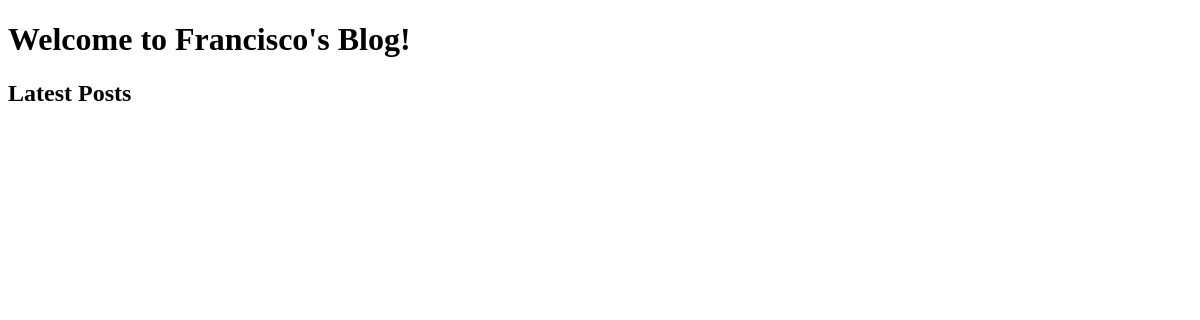
The app's page /, older data.
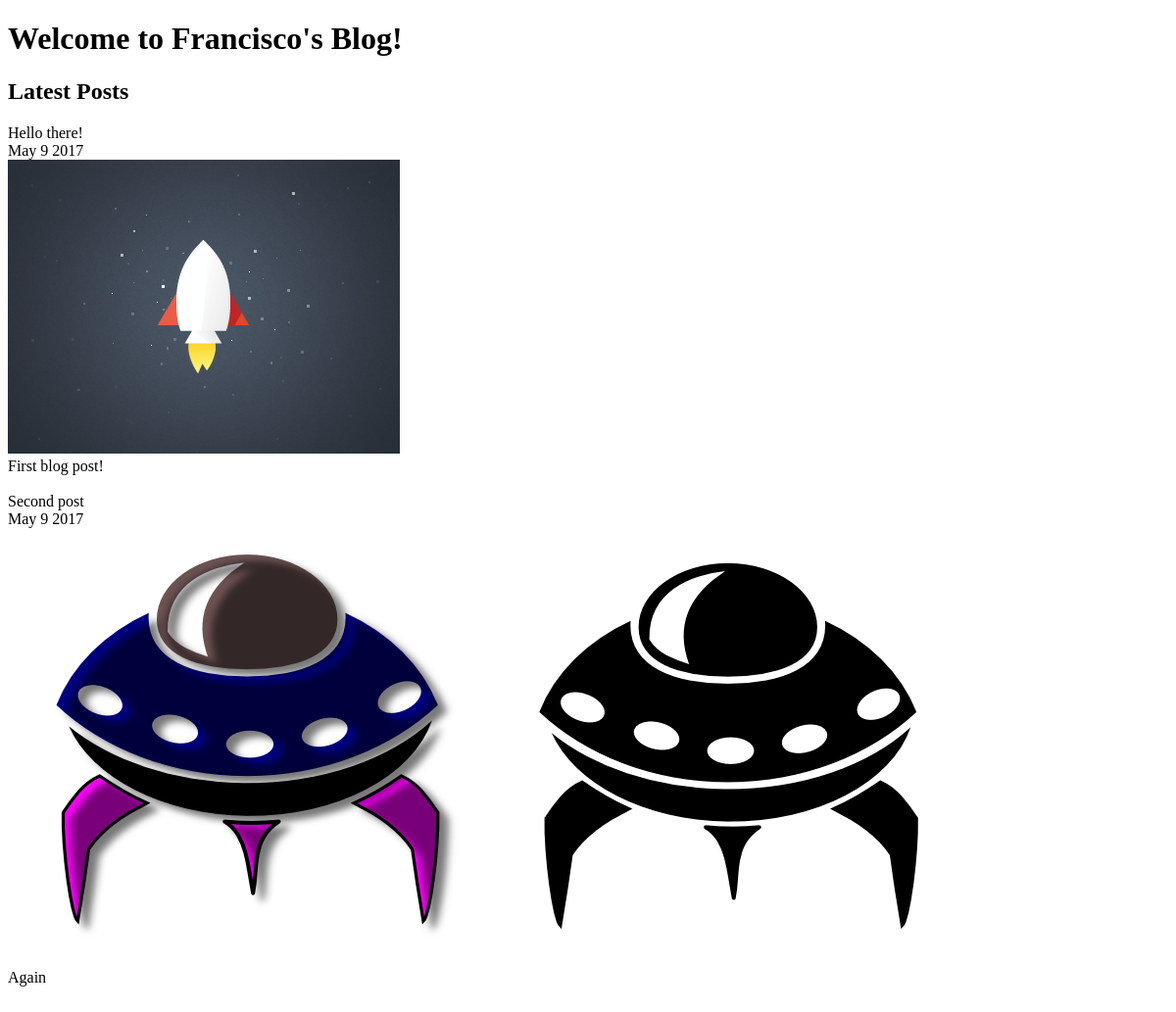
The same page, newer data.
### posts/models.py (models this page shows, shortened)
class Post(models.Model):
    title = models.CharField(max_length=250)
    pub_date = models.DateTimeField()
    image = models.ImageField(upload_to='media/')
    body = models.TextField()
    def pub_date_pretty(self):
        return self.pub_date.strftime('%b %e %Y')
    def summary(self):
        return self.body[:100]

### posts/views.py (the view)
# urls.py: 2. Add a URL to urlpatterns:  url(r'^$', views.home, name='home')
def home(request):
	posts = Post.objects.order_by('pub_date')
	return render(request, 'posts/home.html', {'posts':posts})

### posts/templates/posts/home.html (shortened to what this page needs)
<!DOCTYPE html>
<html>
<head>
</head>
<body>
	<h1>Welcome to Francisco's Blog!</h1>
	<h2>Latest Posts</h2>
	{% for post in posts.all %}
	{{ post.title }}
	<br>
	{{ post.pub_date_pretty }}
	<br>
	<img src="{{ post.image.url }}" />
	<br>
	{{ post.summary }}
	<br>
	<br>
	{% endfor %}
</body>
</html>

Row changes from the older to the newer data that the page shows:
added Post: title "Hello there!", pub_date_pretty "May 9 2017", image (picture), summary "First blog post!"
added Post: title "Second post", pub_date_pretty "May 9 2017", image (picture), summary "Again"
